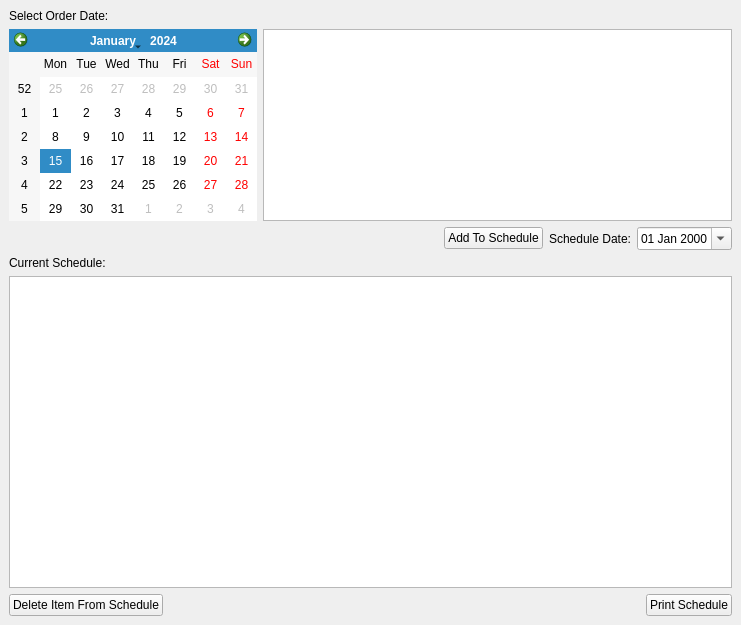
<?xml version="1.0" encoding="UTF-8"?>
<ui version="4.0">
 <class>SchedulerMW</class>
 <widget class="QMainWindow" name="SchedulerMW">
  <property name="geometry">
   <rect>
    <x>0</x>
    <y>0</y>
    <width>741</width>
    <height>625</height>
   </rect>
  </property>
  <property name="windowTitle">
   <string>Scheduler</string>
  </property>
  <property name="windowIcon">
   <iconset resource="../res.qrc">
    <normaloff>:/images/erp-pics/1522_stop_watch_48x48.png</normaloff>:/images/erp-pics/1522_stop_watch_48x48.png</iconset>
  </property>
  <widget class="QWidget" name="centralwidget">
   <layout class="QVBoxLayout" name="verticalLayout">
    <item>
     <widget class="QLabel" name="label">
      <property name="text">
       <string>Select Order Date:</string>
      </property>
     </widget>
    </item>
    <item>
     <layout class="QHBoxLayout" name="horizontalLayout">
      <item>
       <widget class="QCalendarWidget" name="calDate"/>
      </item>
      <item>
       <widget class="CustomQueryView" name="trvOrders">
        <property name="sizePolicy">
         <sizepolicy hsizetype="Expanding" vsizetype="Expanding">
          <horstretch>2</horstretch>
          <verstretch>0</verstretch>
         </sizepolicy>
        </property>
        <property name="sizeIncrement">
         <size>
          <width>0</width>
          <height>0</height>
         </size>
        </property>
       </widget>
      </item>
     </layout>
    </item>
    <item>
     <layout class="QHBoxLayout" name="horizontalLayout_2">
      <item>
       <spacer name="horizontalSpacer">
        <property name="orientation">
         <enum>Qt::Horizontal</enum>
        </property>
        <property name="sizeHint" stdset="0">
         <size>
          <width>40</width>
          <height>20</height>
         </size>
        </property>
       </spacer>
      </item>
      <item>
       <widget class="QPushButton" name="cmdAddOrder">
        <property name="text">
         <string>Add To Schedule</string>
        </property>
       </widget>
      </item>
      <item>
       <widget class="QLabel" name="label_2">
        <property name="text">
         <string>Schedule Date:</string>
        </property>
       </widget>
      </item>
      <item>
       <widget class="QDateEdit" name="dtpDateToAddTo">
        <property name="displayFormat">
         <string>dd MMM yyyy</string>
        </property>
        <property name="calendarPopup">
         <bool>true</bool>
        </property>
       </widget>
      </item>
     </layout>
    </item>
    <item>
     <widget class="QLabel" name="label_3">
      <property name="text">
       <string>Current Schedule:</string>
      </property>
     </widget>
    </item>
    <item>
     <widget class="CustomQueryView" name="trvCurrentSchedule">
      <property name="sizePolicy">
       <sizepolicy hsizetype="Expanding" vsizetype="Expanding">
        <horstretch>0</horstretch>
        <verstretch>3</verstretch>
       </sizepolicy>
      </property>
     </widget>
    </item>
    <item>
     <layout class="QHBoxLayout" name="horizontalLayout_3">
      <item>
       <widget class="QPushButton" name="cmdDeleteFromSchedule">
        <property name="text">
         <string>Delete Item From Schedule</string>
        </property>
       </widget>
      </item>
      <item>
       <spacer name="horizontalSpacer_2">
        <property name="orientation">
         <enum>Qt::Horizontal</enum>
        </property>
        <property name="sizeHint" stdset="0">
         <size>
          <width>40</width>
          <height>20</height>
         </size>
        </property>
       </spacer>
      </item>
      <item>
       <widget class="QPushButton" name="cmdPrintSchedule">
        <property name="text">
         <string>Print Schedule</string>
        </property>
       </widget>
      </item>
     </layout>
    </item>
   </layout>
  </widget>
 </widget>
 <customwidgets>
  <customwidget>
   <class>CustomQueryView</class>
   <extends>QTreeView</extends>
   <header>customqueryview.h</header>
  </customwidget>
 </customwidgets>
 <resources>
  <include location="../res.qrc"/>
 </resources>
 <connections/>
</ui>
